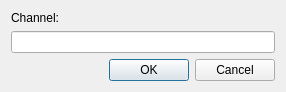
<ui version="4.0" >
 <class>joinChannelClass</class>
 <widget class="QDialog" name="joinChannelClass" >
  <property name="geometry" >
   <rect>
    <x>0</x>
    <y>0</y>
    <width>286</width>
    <height>87</height>
   </rect>
  </property>
  <property name="maximumSize" >
   <size>
    <width>16777215</width>
    <height>87</height>
   </size>
  </property>
  <property name="windowTitle" >
   <string>Join Channel</string>
  </property>
  <layout class="QVBoxLayout" name="verticalLayout" >
   <item>
    <widget class="QLabel" name="label" >
     <property name="text" >
      <string>Channel:</string>
     </property>
    </widget>
   </item>
   <item>
    <widget class="QLineEdit" name="editChannel" />
   </item>
   <item>
    <widget class="QDialogButtonBox" name="buttonBox" >
     <property name="maximumSize" >
      <size>
       <width>16777215</width>
       <height>27</height>
      </size>
     </property>
     <property name="orientation" >
      <enum>Qt::Horizontal</enum>
     </property>
     <property name="standardButtons" >
      <set>QDialogButtonBox::Cancel|QDialogButtonBox::Ok</set>
     </property>
    </widget>
   </item>
  </layout>
 </widget>
 <resources/>
 <connections>
  <connection>
   <sender>buttonBox</sender>
   <signal>accepted()</signal>
   <receiver>joinChannelClass</receiver>
   <slot>accept()</slot>
   <hints>
    <hint type="sourcelabel" >
     <x>248</x>
     <y>254</y>
    </hint>
    <hint type="destinationlabel" >
     <x>157</x>
     <y>274</y>
    </hint>
   </hints>
  </connection>
  <connection>
   <sender>buttonBox</sender>
   <signal>rejected()</signal>
   <receiver>joinChannelClass</receiver>
   <slot>reject()</slot>
   <hints>
    <hint type="sourcelabel" >
     <x>316</x>
     <y>260</y>
    </hint>
    <hint type="destinationlabel" >
     <x>286</x>
     <y>274</y>
    </hint>
   </hints>
  </connection>
 </connections>
</ui>
